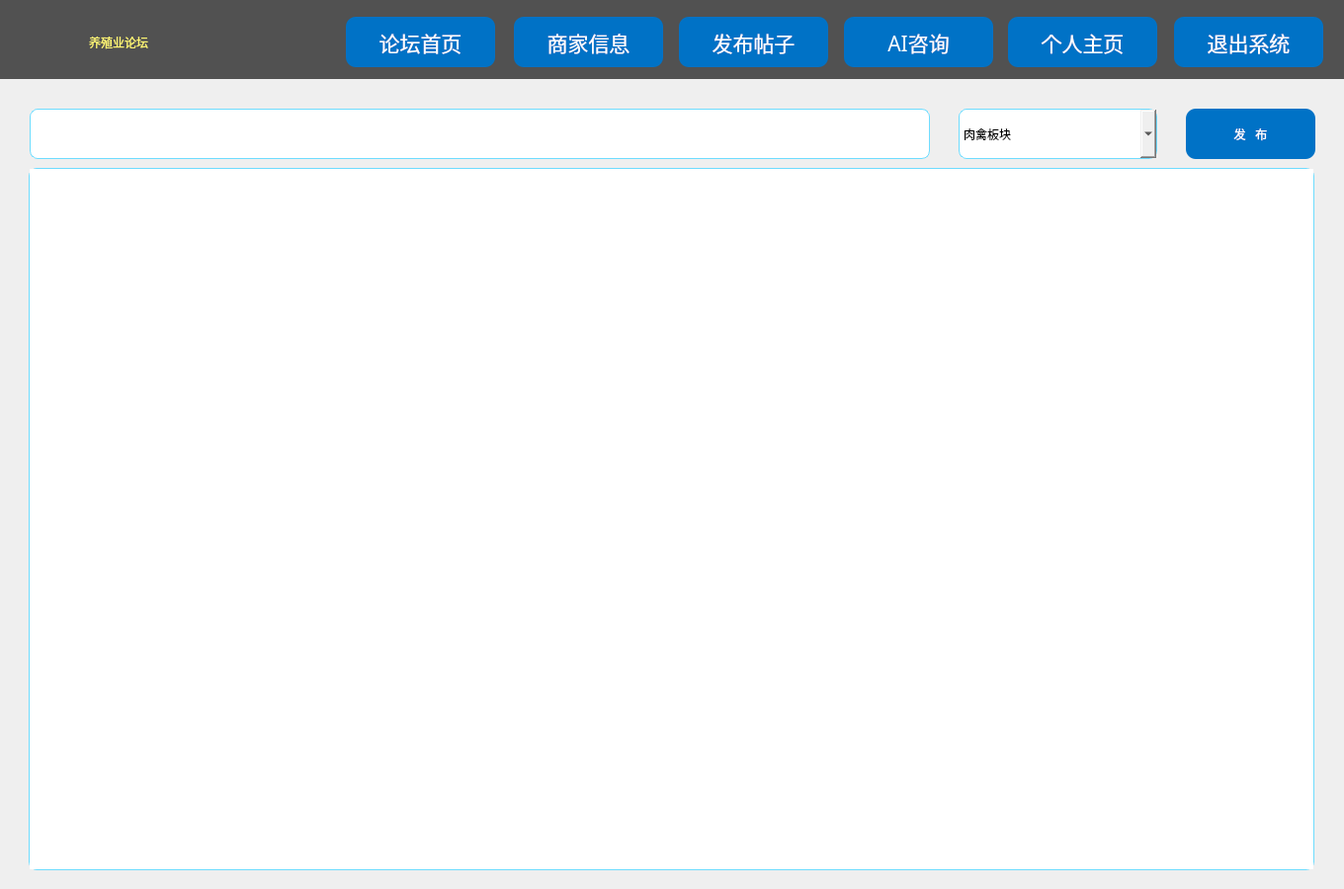
<?xml version="1.0" encoding="UTF-8"?>
<ui version="4.0">
 <class>Widget</class>
 <widget class="QWidget" name="Widget">
  <property name="geometry">
   <rect>
    <x>0</x>
    <y>0</y>
    <width>1360</width>
    <height>900</height>
   </rect>
  </property>
  <property name="windowTitle">
   <string>Widget</string>
  </property>
  <widget class="QStackedWidget" name="stackedWidget">
   <property name="geometry">
    <rect>
     <x>0</x>
     <y>80</y>
     <width>1360</width>
     <height>820</height>
    </rect>
   </property>
   <property name="styleSheet">
    <string notr="true"/>
   </property>
   <property name="currentIndex">
    <number>6</number>
   </property>
   <widget class="QWidget" name="page_home">
    <widget class="QPushButton" name="btn_bar_meat">
     <property name="geometry">
      <rect>
       <x>190</x>
       <y>110</y>
       <width>261</width>
       <height>241</height>
      </rect>
     </property>
     <property name="text">
      <string/>
     </property>
    </widget>
    <widget class="QPushButton" name="btn_bar_egg">
     <property name="geometry">
      <rect>
       <x>540</x>
       <y>110</y>
       <width>261</width>
       <height>241</height>
      </rect>
     </property>
     <property name="text">
      <string/>
     </property>
    </widget>
    <widget class="QPushButton" name="btn_bar_water">
     <property name="geometry">
      <rect>
       <x>890</x>
       <y>110</y>
       <width>261</width>
       <height>241</height>
      </rect>
     </property>
     <property name="text">
      <string/>
     </property>
    </widget>
    <widget class="QPushButton" name="btn_bar_ctr">
     <property name="geometry">
      <rect>
       <x>540</x>
       <y>440</y>
       <width>261</width>
       <height>241</height>
      </rect>
     </property>
     <property name="text">
      <string/>
     </property>
    </widget>
    <widget class="QPushButton" name="btn_bar_goods">
     <property name="geometry">
      <rect>
       <x>890</x>
       <y>440</y>
       <width>261</width>
       <height>241</height>
      </rect>
     </property>
     <property name="text">
      <string/>
     </property>
    </widget>
    <widget class="QPushButton" name="btn_bar_exp">
     <property name="geometry">
      <rect>
       <x>190</x>
       <y>440</y>
       <width>261</width>
       <height>241</height>
      </rect>
     </property>
     <property name="text">
      <string/>
     </property>
    </widget>
    <widget class="QLabel" name="view_show_2">
     <property name="geometry">
      <rect>
       <x>250</x>
       <y>350</y>
       <width>131</width>
       <height>41</height>
      </rect>
     </property>
     <property name="styleSheet">
      <string notr="true">font: 18pt &quot;方正舒体&quot;;</string>
     </property>
     <property name="text">
      <string>肉禽板块</string>
     </property>
    </widget>
    <widget class="QLabel" name="view_show_3">
     <property name="geometry">
      <rect>
       <x>610</x>
       <y>350</y>
       <width>131</width>
       <height>41</height>
      </rect>
     </property>
     <property name="styleSheet">
      <string notr="true">font: 18pt &quot;方正舒体&quot;;</string>
     </property>
     <property name="text">
      <string>蛋禽板块</string>
     </property>
    </widget>
    <widget class="QLabel" name="view_show_4">
     <property name="geometry">
      <rect>
       <x>960</x>
       <y>350</y>
       <width>131</width>
       <height>41</height>
      </rect>
     </property>
     <property name="styleSheet">
      <string notr="true">font: 18pt &quot;方正舒体&quot;;</string>
     </property>
     <property name="text">
      <string>水禽板块</string>
     </property>
    </widget>
    <widget class="QLabel" name="view_show_5">
     <property name="geometry">
      <rect>
       <x>250</x>
       <y>680</y>
       <width>131</width>
       <height>41</height>
      </rect>
     </property>
     <property name="styleSheet">
      <string notr="true">font: 18pt &quot;方正舒体&quot;;</string>
     </property>
     <property name="text">
      <string>灌水板块</string>
     </property>
    </widget>
    <widget class="QLabel" name="view_show_6">
     <property name="geometry">
      <rect>
       <x>600</x>
       <y>680</y>
       <width>131</width>
       <height>41</height>
      </rect>
     </property>
     <property name="styleSheet">
      <string notr="true">font: 18pt &quot;方正舒体&quot;;</string>
     </property>
     <property name="text">
      <string>疾病防控</string>
     </property>
    </widget>
    <widget class="QLabel" name="view_show_7">
     <property name="geometry">
      <rect>
       <x>960</x>
       <y>680</y>
       <width>131</width>
       <height>41</height>
      </rect>
     </property>
     <property name="styleSheet">
      <string notr="true">font: 18pt &quot;方正舒体&quot;;</string>
     </property>
     <property name="text">
      <string>商品展示</string>
     </property>
    </widget>
   </widget>
   <widget class="QWidget" name="page_news_list">
    <widget class="QTableView" name="tv_news">
     <property name="geometry">
      <rect>
       <x>10</x>
       <y>120</y>
       <width>1341</width>
       <height>691</height>
      </rect>
     </property>
    </widget>
   </widget>
   <widget class="QWidget" name="page_news_show">
    <widget class="QLabel" name="view_show">
     <property name="geometry">
      <rect>
       <x>130</x>
       <y>80</y>
       <width>181</width>
       <height>41</height>
      </rect>
     </property>
     <property name="styleSheet">
      <string notr="true">font: 15pt &quot;幼圆&quot;;</string>
     </property>
     <property name="text">
      <string>浏览量</string>
     </property>
    </widget>
    <widget class="QLabel" name="title_show">
     <property name="geometry">
      <rect>
       <x>210</x>
       <y>20</y>
       <width>901</width>
       <height>51</height>
      </rect>
     </property>
     <property name="styleSheet">
      <string notr="true">font: 15pt &quot;幼圆&quot;;</string>
     </property>
     <property name="text">
      <string>标题</string>
     </property>
     <property name="alignment">
      <set>Qt::AlignCenter</set>
     </property>
    </widget>
    <widget class="QPushButton" name="btn_upvote">
     <property name="geometry">
      <rect>
       <x>1140</x>
       <y>90</y>
       <width>161</width>
       <height>31</height>
      </rect>
     </property>
     <property name="styleSheet">
      <string notr="true">font: 15pt &quot;幼圆&quot;;
border:0px;</string>
     </property>
     <property name="text">
      <string>点赞</string>
     </property>
    </widget>
    <widget class="QTextEdit" name="te_show">
     <property name="geometry">
      <rect>
       <x>40</x>
       <y>140</y>
       <width>1281</width>
       <height>641</height>
      </rect>
     </property>
     <property name="styleSheet">
      <string notr="true">font: 15pt &quot;幼圆&quot;;
background-color: rgba(0, 0, 0, 0);
border:0px;</string>
     </property>
    </widget>
   </widget>
   <widget class="QWidget" name="page_person">
    <widget class="QGroupBox" name="groupBox_2">
     <property name="geometry">
      <rect>
       <x>20</x>
       <y>340</y>
       <width>1311</width>
       <height>461</height>
      </rect>
     </property>
     <property name="styleSheet">
      <string notr="true">QGroupBox{
border:1px solid rgb(110,220,255);
}</string>
     </property>
     <property name="title">
      <string>历史帖子</string>
     </property>
     <property name="flat">
      <bool>true</bool>
     </property>
     <widget class="QTableView" name="tv_news_history">
      <property name="geometry">
       <rect>
        <x>10</x>
        <y>90</y>
        <width>1291</width>
        <height>351</height>
       </rect>
      </property>
     </widget>
    </widget>
    <widget class="QGroupBox" name="groupBox_3">
     <property name="geometry">
      <rect>
       <x>20</x>
       <y>30</y>
       <width>1311</width>
       <height>291</height>
      </rect>
     </property>
     <property name="styleSheet">
      <string notr="true">QGroupBox{
border:1px solid rgb(110,220,255);
}</string>
     </property>
     <property name="title">
      <string>基本信息</string>
     </property>
     <property name="flat">
      <bool>true</bool>
     </property>
     <widget class="QLabel" name="lb_info_2">
      <property name="geometry">
       <rect>
        <x>220</x>
        <y>40</y>
        <width>1061</width>
        <height>171</height>
       </rect>
      </property>
      <property name="styleSheet">
       <string notr="true">font: 16pt &quot;幼圆&quot;;</string>
      </property>
      <property name="text">
       <string>基本信息</string>
      </property>
     </widget>
     <widget class="QLabel" name="lb_img_2">
      <property name="geometry">
       <rect>
        <x>10</x>
        <y>40</y>
        <width>181</width>
        <height>171</height>
       </rect>
      </property>
      <property name="styleSheet">
       <string notr="true">background-color: rgb(255, 170, 0);</string>
      </property>
      <property name="text">
       <string/>
      </property>
     </widget>
     <widget class="QPushButton" name="btn_startMod_2">
      <property name="geometry">
       <rect>
        <x>310</x>
        <y>230</y>
        <width>161</width>
        <height>41</height>
       </rect>
      </property>
      <property name="styleSheet">
       <string notr="true">QPushButton {
    background-color: #0072C6;
    color: white;
    border-style: outset;
    border-width: 0px;
    border-radius: 10px;
    border-color: beige;
	font: 16pt &quot;幼圆&quot;;
    padding: 6px;
}
QPushButton:hover {
    background-color: #148CD2;
}
QPushButton:pressed {
    background-color: #005CA3;
}</string>
      </property>
      <property name="text">
       <string>历史帖子</string>
      </property>
     </widget>
    </widget>
   </widget>
   <widget class="QWidget" name="page_merchant">
    <widget class="QTableView" name="tv_merchant">
     <property name="geometry">
      <rect>
       <x>30</x>
       <y>110</y>
       <width>1301</width>
       <height>681</height>
      </rect>
     </property>
    </widget>
    <widget class="QPushButton" name="btn_query_merchant">
     <property name="geometry">
      <rect>
       <x>1216</x>
       <y>40</y>
       <width>111</width>
       <height>41</height>
      </rect>
     </property>
     <property name="styleSheet">
      <string notr="true">QPushButton {
    background-color: #0072C6;
    color: white;
    border-style: outset;
    border-width: 0px;
    border-radius: 10px;
    border-color: beige;
	font: 16pt &quot;幼圆&quot;;
    padding: 6px;
}
QPushButton:hover {
    background-color: #148CD2;
}
QPushButton:pressed {
    background-color: #005CA3;
}</string>
     </property>
     <property name="text">
      <string>查 询</string>
     </property>
    </widget>
    <widget class="QLabel" name="label_2">
     <property name="geometry">
      <rect>
       <x>30</x>
       <y>40</y>
       <width>91</width>
       <height>31</height>
      </rect>
     </property>
     <property name="styleSheet">
      <string notr="true">	font: 16pt &quot;幼圆&quot;;</string>
     </property>
     <property name="text">
      <string>省份：</string>
     </property>
    </widget>
    <widget class="QLineEdit" name="le_province">
     <property name="geometry">
      <rect>
       <x>120</x>
       <y>40</y>
       <width>181</width>
       <height>41</height>
      </rect>
     </property>
    </widget>
    <widget class="QLabel" name="label_9">
     <property name="geometry">
      <rect>
       <x>330</x>
       <y>40</y>
       <width>91</width>
       <height>31</height>
      </rect>
     </property>
     <property name="styleSheet">
      <string notr="true">	font: 16pt &quot;幼圆&quot;;</string>
     </property>
     <property name="text">
      <string>城市：</string>
     </property>
    </widget>
    <widget class="QLineEdit" name="le_city">
     <property name="geometry">
      <rect>
       <x>420</x>
       <y>40</y>
       <width>181</width>
       <height>41</height>
      </rect>
     </property>
    </widget>
    <widget class="QLabel" name="label_10">
     <property name="geometry">
      <rect>
       <x>630</x>
       <y>40</y>
       <width>91</width>
       <height>31</height>
      </rect>
     </property>
     <property name="styleSheet">
      <string notr="true">	font: 16pt &quot;幼圆&quot;;</string>
     </property>
     <property name="text">
      <string>县区：</string>
     </property>
    </widget>
    <widget class="QLineEdit" name="le_country">
     <property name="geometry">
      <rect>
       <x>720</x>
       <y>40</y>
       <width>181</width>
       <height>41</height>
      </rect>
     </property>
    </widget>
    <widget class="QLabel" name="label_11">
     <property name="geometry">
      <rect>
       <x>920</x>
       <y>40</y>
       <width>91</width>
       <height>31</height>
      </rect>
     </property>
     <property name="styleSheet">
      <string notr="true">	font: 16pt &quot;幼圆&quot;;</string>
     </property>
     <property name="text">
      <string>街道：</string>
     </property>
    </widget>
    <widget class="QLineEdit" name="le_street">
     <property name="geometry">
      <rect>
       <x>1010</x>
       <y>40</y>
       <width>181</width>
       <height>41</height>
      </rect>
     </property>
    </widget>
   </widget>
   <widget class="QWidget" name="page_merchant_news_list">
    <widget class="QTableView" name="tv_merchant_new_list">
     <property name="geometry">
      <rect>
       <x>30</x>
       <y>140</y>
       <width>1301</width>
       <height>651</height>
      </rect>
     </property>
    </widget>
    <widget class="QLabel" name="lb_merchant_img">
     <property name="geometry">
      <rect>
       <x>30</x>
       <y>20</y>
       <width>111</width>
       <height>101</height>
      </rect>
     </property>
     <property name="styleSheet">
      <string notr="true">background-color: rgb(233, 251, 255);</string>
     </property>
     <property name="text">
      <string/>
     </property>
    </widget>
    <widget class="QLabel" name="lb_merchant_info">
     <property name="geometry">
      <rect>
       <x>150</x>
       <y>20</y>
       <width>1041</width>
       <height>101</height>
      </rect>
     </property>
     <property name="styleSheet">
      <string notr="true">font: 16pt &quot;幼圆&quot;;</string>
     </property>
     <property name="text">
      <string>基本信息</string>
     </property>
    </widget>
   </widget>
   <widget class="QWidget" name="page_edit">
    <widget class="QPushButton" name="btn_submit">
     <property name="geometry">
      <rect>
       <x>1200</x>
       <y>30</y>
       <width>131</width>
       <height>51</height>
      </rect>
     </property>
     <property name="styleSheet">
      <string notr="true">QPushButton {
    background-color: #0072C6;
    color: white;
    border-style: outset;
    border-width: 0px;
    border-radius: 10px;
    border-color: beige;
	font: 16pt &quot;幼圆&quot;;
    padding: 6px;
}
QPushButton:hover {
    background-color: #148CD2;
}
QPushButton:pressed {
    background-color: #005CA3;
}</string>
     </property>
     <property name="text">
      <string>发   布</string>
     </property>
    </widget>
    <widget class="QLineEdit" name="title">
     <property name="geometry">
      <rect>
       <x>30</x>
       <y>30</y>
       <width>911</width>
       <height>51</height>
      </rect>
     </property>
     <property name="styleSheet">
      <string notr="true">border:1px solid rgb(110,220,255);
border-radius:8px;
font: 15pt &quot;幼圆&quot;;</string>
     </property>
    </widget>
    <widget class="QTextEdit" name="textEdit">
     <property name="geometry">
      <rect>
       <x>29</x>
       <y>90</y>
       <width>1301</width>
       <height>711</height>
      </rect>
     </property>
     <property name="styleSheet">
      <string notr="true">border:1px solid rgb(110,220,255);
border-radius:8px;
font: 15pt &quot;幼圆&quot;;</string>
     </property>
    </widget>
    <widget class="QComboBox" name="type">
     <property name="geometry">
      <rect>
       <x>970</x>
       <y>30</y>
       <width>201</width>
       <height>51</height>
      </rect>
     </property>
     <property name="styleSheet">
      <string notr="true">border:1px solid rgb(110,220,255);
border-radius:8px;
font: 15pt &quot;幼圆&quot;;</string>
     </property>
     <item>
      <property name="text">
       <string>肉禽板块</string>
      </property>
     </item>
     <item>
      <property name="text">
       <string>蛋禽板块</string>
      </property>
     </item>
     <item>
      <property name="text">
       <string>水禽板块</string>
      </property>
     </item>
     <item>
      <property name="text">
       <string>灌水板块</string>
      </property>
     </item>
     <item>
      <property name="text">
       <string>疾病防控</string>
      </property>
     </item>
     <item>
      <property name="text">
       <string>商品展示</string>
      </property>
     </item>
    </widget>
   </widget>
   <widget class="QWidget" name="page_ai">
    <widget class="QTextEdit" name="te_show_2">
     <property name="geometry">
      <rect>
       <x>30</x>
       <y>40</y>
       <width>1301</width>
       <height>541</height>
      </rect>
     </property>
     <property name="styleSheet">
      <string notr="true">background-color: rgba(50, 50, 50, 50);
border-color:  rgba(50, 50, 50, 50);
color: rgba(0, 0, 0, 180);
font: 14pt &quot;宋体&quot;;
</string>
     </property>
    </widget>
    <widget class="QPushButton" name="btn_send">
     <property name="enabled">
      <bool>true</bool>
     </property>
     <property name="geometry">
      <rect>
       <x>1200</x>
       <y>583</y>
       <width>101</width>
       <height>36</height>
      </rect>
     </property>
     <property name="font">
      <font>
       <family>幼圆</family>
       <pointsize>15</pointsize>
       <weight>50</weight>
       <italic>false</italic>
       <bold>false</bold>
      </font>
     </property>
     <property name="styleSheet">
      <string notr="true">QPushButton {
    background-color: #0072C6;
    color: white;
    border-style: outset;
    border-width: 0px;
    border-radius: 10px;
    border-color: beige;
	font: 15pt &quot;幼圆&quot;;
    padding: 6px;
}
QPushButton:hover {
    background-color: #148CD2;
}
QPushButton:pressed {
    background-color: #005CA3;
}</string>
     </property>
     <property name="text">
      <string>发 送</string>
     </property>
    </widget>
    <widget class="QLabel" name="label_14">
     <property name="geometry">
      <rect>
       <x>30</x>
       <y>580</y>
       <width>1301</width>
       <height>41</height>
      </rect>
     </property>
     <property name="styleSheet">
      <string notr="true">background-color: rgba(193, 255, 235, 100);
border-color:  rgba(50, 50, 50, 50);</string>
     </property>
     <property name="text">
      <string/>
     </property>
    </widget>
    <widget class="QTextEdit" name="te_input">
     <property name="geometry">
      <rect>
       <x>30</x>
       <y>620</y>
       <width>1301</width>
       <height>161</height>
      </rect>
     </property>
     <property name="styleSheet">
      <string notr="true">background-color: rgba(50, 50, 50, 50);
border-color:  rgba(50, 50, 50, 50);
color: rgb(255, 255, 255);
font: 14pt &quot;幼圆&quot;;</string>
     </property>
    </widget>
    <zorder>te_show_2</zorder>
    <zorder>label_14</zorder>
    <zorder>te_input</zorder>
    <zorder>btn_send</zorder>
   </widget>
  </widget>
  <widget class="QWidget" name="widget" native="true">
   <property name="geometry">
    <rect>
     <x>0</x>
     <y>0</y>
     <width>1360</width>
     <height>80</height>
    </rect>
   </property>
   <property name="styleSheet">
    <string notr="true">#widget{
	background-color: rgb(81, 81, 81);
}</string>
   </property>
   <widget class="QLabel" name="label_3">
    <property name="geometry">
     <rect>
      <x>90</x>
      <y>17</y>
      <width>321</width>
      <height>51</height>
     </rect>
    </property>
    <property name="styleSheet">
     <string notr="true">color: rgb(255, 246, 116);
font: 28pt &quot;方正舒体&quot;;</string>
    </property>
    <property name="text">
     <string>养殖业论坛</string>
    </property>
   </widget>
   <widget class="QPushButton" name="btn_merchant">
    <property name="geometry">
     <rect>
      <x>520</x>
      <y>17</y>
      <width>151</width>
      <height>51</height>
     </rect>
    </property>
    <property name="font">
     <font>
      <family>幼圆</family>
      <pointsize>16</pointsize>
      <weight>50</weight>
      <italic>false</italic>
      <bold>false</bold>
     </font>
    </property>
    <property name="styleSheet">
     <string notr="true">QPushButton {
    background-color: #0072C6;
    color: white;
    border-style: outset;
    border-width: 0px;
    border-radius: 10px;
    border-color: beige;
	font: 16pt &quot;幼圆&quot;;
    padding: 6px;
}
QPushButton:hover {
    background-color: #148CD2;
}
QPushButton:pressed {
    background-color: #005CA3;
}</string>
    </property>
    <property name="text">
     <string>商家信息</string>
    </property>
   </widget>
   <widget class="QLabel" name="label">
    <property name="geometry">
     <rect>
      <x>0</x>
      <y>7</y>
      <width>81</width>
      <height>71</height>
     </rect>
    </property>
    <property name="text">
     <string/>
    </property>
    <property name="pixmap">
     <pixmap>:/res/assets/logo11.ico</pixmap>
    </property>
    <property name="scaledContents">
     <bool>true</bool>
    </property>
   </widget>
   <widget class="QPushButton" name="btn_edit_nav">
    <property name="geometry">
     <rect>
      <x>687</x>
      <y>17</y>
      <width>151</width>
      <height>51</height>
     </rect>
    </property>
    <property name="font">
     <font>
      <family>幼圆</family>
      <pointsize>16</pointsize>
      <weight>50</weight>
      <italic>false</italic>
      <bold>false</bold>
     </font>
    </property>
    <property name="styleSheet">
     <string notr="true">QPushButton {
    background-color: #0072C6;
    color: white;
    border-style: outset;
    border-width: 0px;
    border-radius: 10px;
    border-color: beige;
	font: 16pt &quot;幼圆&quot;;
    padding: 6px;
}
QPushButton:hover {
    background-color: #148CD2;
}
QPushButton:pressed {
    background-color: #005CA3;
}</string>
    </property>
    <property name="text">
     <string>发布帖子</string>
    </property>
   </widget>
   <widget class="QPushButton" name="btn_home">
    <property name="geometry">
     <rect>
      <x>350</x>
      <y>17</y>
      <width>151</width>
      <height>51</height>
     </rect>
    </property>
    <property name="font">
     <font>
      <family>幼圆</family>
      <pointsize>16</pointsize>
      <weight>50</weight>
      <italic>false</italic>
      <bold>false</bold>
     </font>
    </property>
    <property name="styleSheet">
     <string notr="true">QPushButton {
    background-color: #0072C6;
    color: white;
    border-style: outset;
    border-width: 0px;
    border-radius: 10px;
    border-color: beige;
	font: 16pt &quot;幼圆&quot;;
    padding: 6px;
}
QPushButton:hover {
    background-color: #148CD2;
}
QPushButton:pressed {
    background-color: #005CA3;
}</string>
    </property>
    <property name="text">
     <string>论坛首页</string>
    </property>
   </widget>
   <widget class="QPushButton" name="btn_person_nav">
    <property name="geometry">
     <rect>
      <x>1020</x>
      <y>17</y>
      <width>151</width>
      <height>51</height>
     </rect>
    </property>
    <property name="font">
     <font>
      <family>幼圆</family>
      <pointsize>16</pointsize>
      <weight>50</weight>
      <italic>false</italic>
      <bold>false</bold>
     </font>
    </property>
    <property name="styleSheet">
     <string notr="true">QPushButton {
    background-color: #0072C6;
    color: white;
    border-style: outset;
    border-width: 0px;
    border-radius: 10px;
    border-color: beige;
	font: 16pt &quot;幼圆&quot;;
    padding: 6px;
}
QPushButton:hover {
    background-color: #148CD2;
}
QPushButton:pressed {
    background-color: #005CA3;
}</string>
    </property>
    <property name="text">
     <string>个人主页</string>
    </property>
   </widget>
   <widget class="QPushButton" name="btn_ai_nav">
    <property name="geometry">
     <rect>
      <x>854</x>
      <y>17</y>
      <width>151</width>
      <height>51</height>
     </rect>
    </property>
    <property name="font">
     <font>
      <family>幼圆</family>
      <pointsize>16</pointsize>
      <weight>50</weight>
      <italic>false</italic>
      <bold>false</bold>
     </font>
    </property>
    <property name="styleSheet">
     <string notr="true">QPushButton {
    background-color: #0072C6;
    color: white;
    border-style: outset;
    border-width: 0px;
    border-radius: 10px;
    border-color: beige;
	font: 16pt &quot;幼圆&quot;;
    padding: 6px;
}
QPushButton:hover {
    background-color: #148CD2;
}
QPushButton:pressed {
    background-color: #005CA3;
}</string>
    </property>
    <property name="text">
     <string>AI咨询</string>
    </property>
   </widget>
   <widget class="QPushButton" name="btn_exit">
    <property name="geometry">
     <rect>
      <x>1188</x>
      <y>17</y>
      <width>151</width>
      <height>51</height>
     </rect>
    </property>
    <property name="font">
     <font>
      <family>幼圆</family>
      <pointsize>16</pointsize>
      <weight>50</weight>
      <italic>false</italic>
      <bold>false</bold>
     </font>
    </property>
    <property name="styleSheet">
     <string notr="true">QPushButton {
    background-color: #0072C6;
    color: white;
    border-style: outset;
    border-width: 0px;
    border-radius: 10px;
    border-color: beige;
	font: 16pt &quot;幼圆&quot;;
    padding: 6px;
}
QPushButton:hover {
    background-color: #148CD2;
}
QPushButton:pressed {
    background-color: #005CA3;
}</string>
    </property>
    <property name="text">
     <string>退出系统</string>
    </property>
   </widget>
  </widget>
 </widget>
 <resources/>
 <connections/>
</ui>
